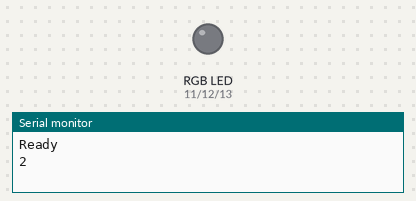
Bench run of a sketch on a simulated Arduino Uno, built with avr-gcc and run on an emulated ATmega328P. Parts: an RGB LED mixed from three pins (HIGH = lit), the last lines printed to the serial monitor. Random numbers use the default seed unless the sketch sets one.

Above: at 0.1 s.
At 3.1 s:
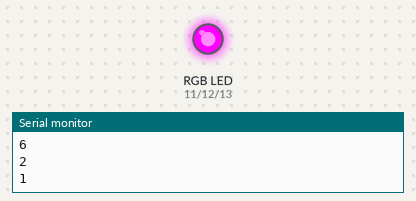
At 9.1 s:
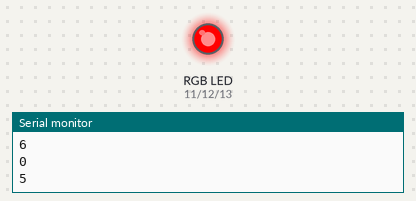
At 18.1 s:
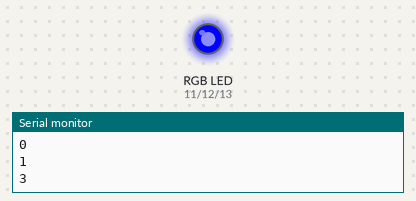
At 29.1 s:
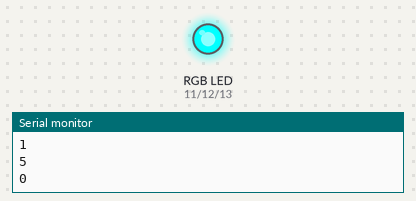
At 39.1 s:
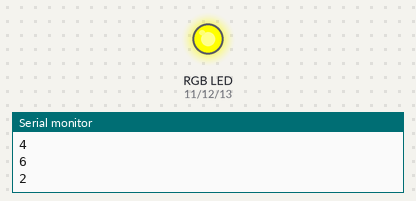
Timing chart, 0 to 40.0 s (numbered marks = the images above):
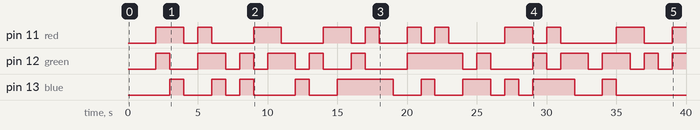

Measured:
- by itself, pin 11 (red): LOW → HIGH at 2.0 s, → LOW 2.0 s later, → HIGH 1.0 s later, → LOW 1.0 s later, … (21 changes in this stretch)
- by itself, pin 12 (green): LOW → HIGH at 2.0 s, → LOW 1.0 s later, → HIGH 2.0 s later, → LOW 2.0 s later, … (25 changes in this stretch)
- by itself, pin 13 (blue): LOW → HIGH at 3.0 s, → LOW 1.0 s later, → HIGH 2.0 s later, → LOW 1.0 s later, … (20 changes in this stretch)

The sketch:

rgbLED.ino
```cpp
int ledColour = 0;

const int flashDuration = 1000;

const int red = 11;
const int green = 12;
const int blue = 13;

void setup()
{
  pinMode(red, OUTPUT);
  pinMode(green, OUTPUT);
  pinMode(blue, OUTPUT);

  Serial.begin(19200);
  Serial.println("Ready");
}

void loop()
{
  /* This uses a common anode LED - 1 single power input from 5V pin, to switch
  on a given colour the control pin voltage is set to LOW */

  int oldLedColour = ledColour;
  do // loop to avoid repeating subsequent colours
  {
    ledColour = random(7); //this randomly selects a number between 0 and 6
  } while (oldLedColour == ledColour);
  Serial.println(ledColour);

  switch (ledColour)
  {
  case 0: //if ledColour equals 0 then the led will turn red
    digitalWrite(red, LOW);
    delay(flashDuration);
    digitalWrite(red, HIGH);
    break;
  case 1: //if ledColour equals 1 then the led will turn green
    digitalWrite(green, LOW);
    delay(flashDuration);
    digitalWrite(green, HIGH);
    break;
  case 2: //if ledColour equals 2 then the led will turn blue
    digitalWrite(blue, LOW);
    delay(flashDuration);
    digitalWrite(blue, HIGH);
    break;
  case 3: //if ledColour equals 3 then the led will turn yellow
    digitalWrite(red, LOW);
    digitalWrite(green, LOW);
    delay(flashDuration);
    digitalWrite(red, HIGH);
    digitalWrite(green, HIGH);
    break;
  case 4: //if ledColour equals 4 then the led will turn cyan
    digitalWrite(red, LOW);
    digitalWrite(blue, LOW);
    delay(flashDuration);
    digitalWrite(red, HIGH);
    digitalWrite(blue, HIGH);
    break;
  case 5: //if ledColour equals 5 then the led will turn magenta
    digitalWrite(green, LOW);
    digitalWrite(blue, LOW);
    delay(flashDuration);
    digitalWrite(green, HIGH);
    digitalWrite(blue, HIGH);
    break;
  case 6: //if ledColour equals 6 then the led will turn white
    digitalWrite(red, LOW);
    digitalWrite(green, LOW);
    digitalWrite(blue, LOW);
    delay(flashDuration);
    digitalWrite(red, HIGH);
    digitalWrite(green, HIGH);
    digitalWrite(blue, HIGH);
    break;
  }

}
```
